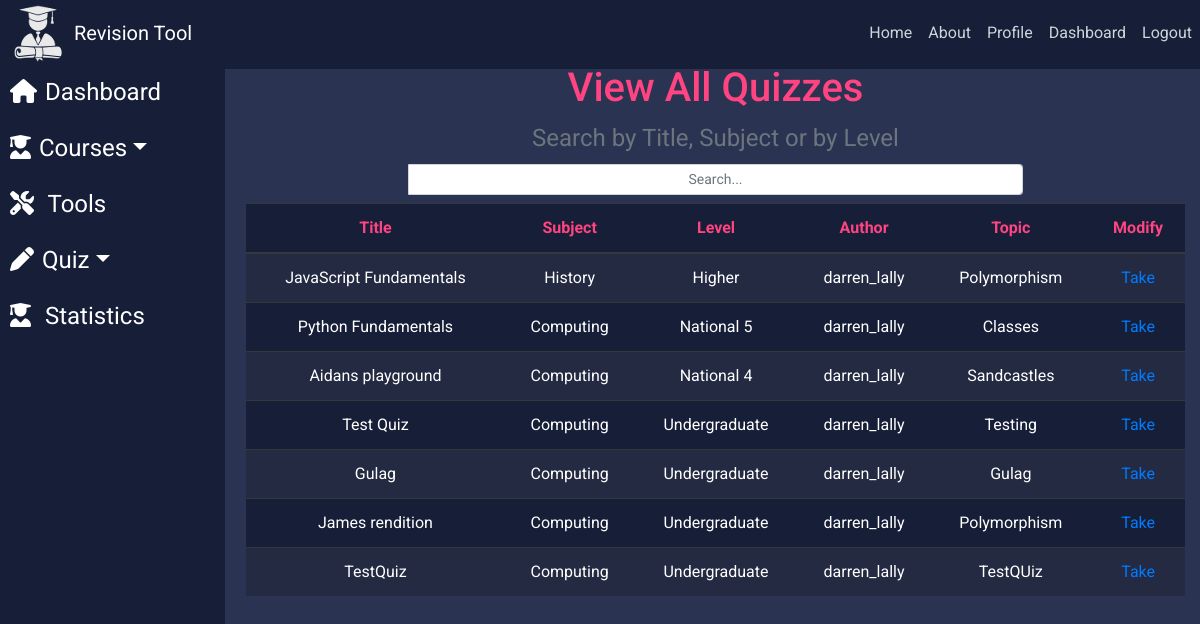
Page /quiz/ (signed in) on the earlier database version.
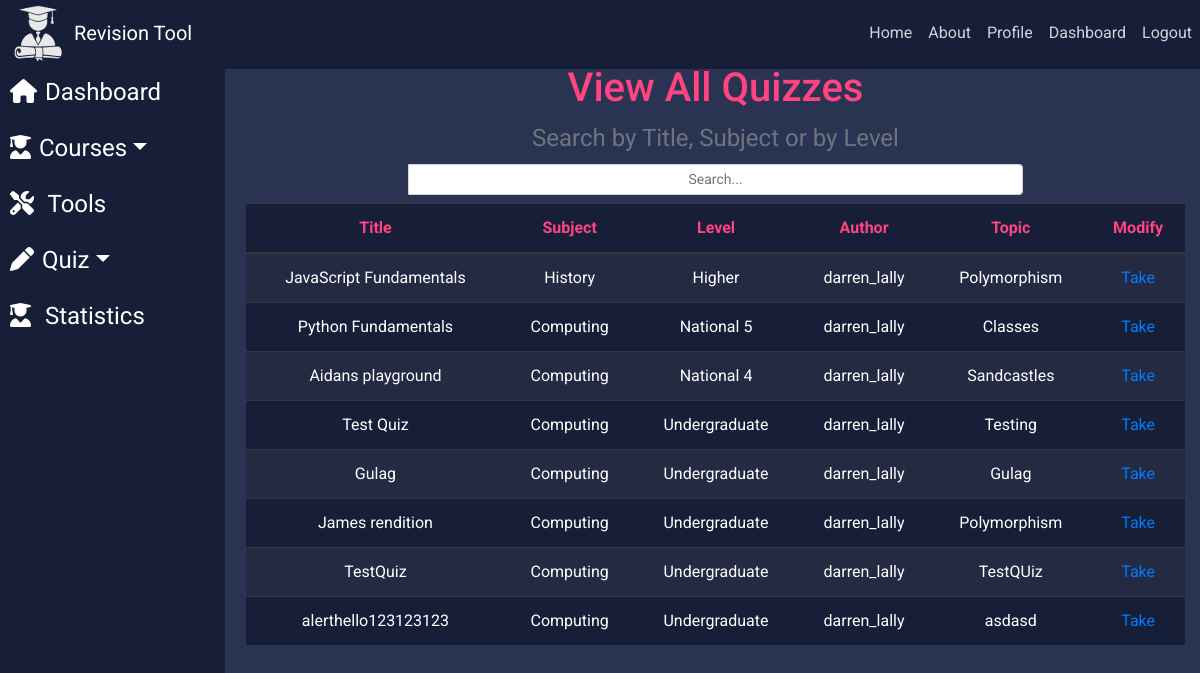
Same page on the later database version.
### quiz/models.py (models this page shows, shortened)
class Quiz(models.Model):
    title = models.CharField(max_length = 200)
    subject = models.CharField(max_length = 20)
    level = models.CharField(max_length = 25)
    topic = models.CharField(max_length = 25)
    author = models.ForeignKey(settings.AUTH_USER_MODEL, on_delete = models.CASCADE)
    created = models.DateTimeField(auto_now_add=True,null=True,blank=True)
    class Meta:
        verbose_name_plural = "quiz"

### quiz/views.py (the view)
# urls.py: path('quiz/', views.quiz_home, name='quiz-home'),
@login_required
def quiz_home(request):
    all_Q = Quiz.objects.all()
    args = {'quiz': all_Q}
    return render(request, 'quiz/take_quiz_menu.html', args)

### quiz/templates/quiz/take_quiz_menu.html (shortened to what this page needs)
{% extends "dashboard/base.html" %}
{% block content %}
<div class="row justify-content-center">
    <div class="col-8">
        <h1 class="text-center mod-title"> View All Quizzes</h1>
        <legend class="text-center text-muted"> Search by Title, Subject or by Level</legend>
        <div class="input-group select-group">
            <input type="text" name="q" id="id_q" class="form-control form-control-sm text-center" placeholder="Search..."/>
            </div>
    </div>
</div>
<div class="row justify-content-center">
  <div class="tablewrap">
    <div class="col-12 mt-2 text-center">
        <table class="table table-dark table-striped mx-auto">
            <thead>
                <tr>
                <th class="mod-title" scope="col">Title</th>
                <th class="mod-title" scope="col">Subject</th>
                <th class="mod-title" scope="col">Level</th>
                <th class="mod-title" scope="col">Author</th>
                <th class="mod-title" scope="col">Topic</th>
                <th class="mod-title" scope="col">Modify</th>
                </tr>
            </thead>
            <tbody>
                {% for quiz in quiz%}
                <tr>
                <td>{{quiz.title}}</td>
                <td>{{quiz.subject}}</td>
                <td>{{quiz.level}}</td>
                <td>{{quiz.author}}</td>
                <td>{{quiz.topic}}</td>
                <td><a href="{%url 'active-quiz' quiz_pk=quiz.pk%}">Take</a></td>
                </tr>
                {% endfor %}
            </tbody>
            </table>
    </div>
  </div>
</div>
{% endblock content %}

Differences in the rows shown:
added Quiz: title "alerthello123123123", subject "Computing", level "Undergraduate", author "darren_lally", topic "asdasd"
